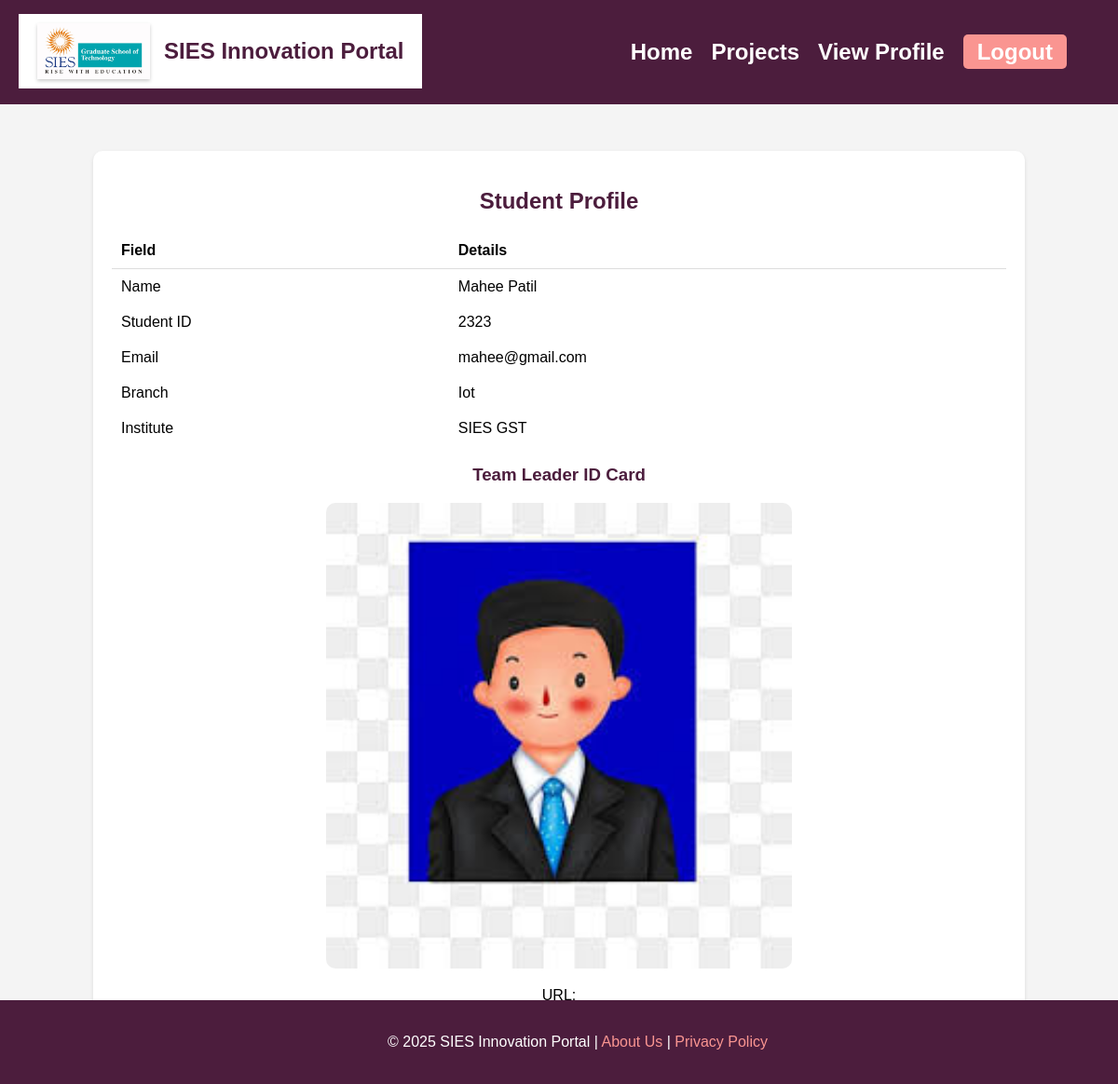
The app's page /student_profile/ (signed in) with its own data.
### project_repo/models.py (models this page shows, shortened)
class Student(models.Model):
    student_id = models.CharField(max_length=15, unique=True)
    name = models.CharField(max_length=100)
    email = models.EmailField(unique=True)
    mobile = models.CharField(max_length=15)
    gender = models.CharField(max_length=10, choices=GENDER_CHOICES)
    branch = models.CharField(max_length=100)
    institute = models.CharField(max_length=100)
    password = models.CharField(max_length=128)
    reset_token = models.CharField(max_length=100, null=True, blank=True)
    reset_token_expires = models.DateTimeField(null=True, blank=True)

### project_repo/views.py (the view)
# urls.py: path('student_profile/', views.student_profile, name='student_profile'),
def student_profile(request):
    student_id = request.session.get("user_id")
    if not student_id:
        return redirect('login')
    student = get_object_or_404(Student, student_id=student_id)
    idea_id_card = Idea.objects.filter(team_leader_id_card=student_id).values_list('team_leader_id_card', flat=True).first()
    prototype_id_card = Prototype.objects.filter(team_leader_id_card=student_id).values_list('team_leader_id_card', flat=True).first()
    startup_id_card = Startup.objects.filter(team_leader_id_card=student_id).values_list('team_leader_id_card', flat=True).first()
    displayed_id_card = idea_id_card or prototype_id_card or startup_id_card
    is_image = displayed_id_card and displayed_id_card.endswith((".png", ".jpg", ".jpeg"))
    context = {
        'student': student,
        'displayed_id_card': displayed_id_card,  # Single ID card to show
        'is_image': is_image,  # Pass whether it's an image to the template
    }
    return render(request, 'student_profile.html', context)

### project_repo/templates/student_profile.html
{% extends 'base.html' %}
{% load custom_filters %}
{% load static %}
{% block content %}
<div style="margin: 50px auto; width: 80%; background-color: white; padding: 20px; border-radius: 10px; box-shadow: 0 2px 4px rgba(0, 0, 0, 0.1);">
    <h2 style="text-align: center; color: #4C1D3D;">Student Profile</h2>
    <table style="width: 100%; margin: 20px auto; border-collapse: collapse;">
        <tr>
            <th style="text-align: left; padding: 10px; border-bottom: 1px solid #ddd;">Field</th>
            <th style="text-align: left; padding: 10px; border-bottom: 1px solid #ddd;">Details</th>
        </tr>
        <tr>
            <td style="padding: 10px;">Name</td>
            <td style="padding: 10px;">{{ student.name }}</td>
        </tr>
        <tr>
            <td style="padding: 10px;">Student ID</td>
            <td style="padding: 10px;">{{ student.student_id }}</td>
        </tr>
        <tr>
            <td style="padding: 10px;">Email</td>
            <td style="padding: 10px;">{{ student.email }}</td>
        </tr>
        <tr>
            <td style="padding: 10px;">Branch</td>
            <td style="padding: 10px;">{{ student.branch }}</td>
        </tr>
        <tr>
            <td style="padding: 10px;">Institute</td>
            <td style="padding: 10px;">{{ student.institute }}</td>
        </tr>
    </table>
    <h3 style="text-align: center; color: #4C1D3D;">Team Leader ID Card</h3>
    <div style="text-align: center;">
        {% if displayed_id_card %}
            <a href="{{ displayed_id_card.url }}" target="_blank">
                <img src="{{ displayed_id_card.url }}" alt="Team Leader ID Card" style="width: 300px; height: auto; border: 2px solid #ddd; padding: 10px;">
            </a>
        {% else %}
        <a href="#">
            <img src="{% static 'images/man pic.jpg' %}" alt="Student_id" style="width: 500px; height: 500px; border-radius: 10px;">
        </a>
        {% endif %}
        <p>URL: {{ displayed_id_card.url }}</p>
    </div>
</div>
{% endblock %}

### project_repo/templates/base.html (style rules this page uses)
body { margin: 0; padding: 0; box-sizing: border-box; font-family: Arial, sans-serif; background-color: #f4f4f4; }

### records on screen
Student: name "Mahee Patil", student_id "2323", email "mahee@gmail.com", branch "Iot", institute "SIES GST"
